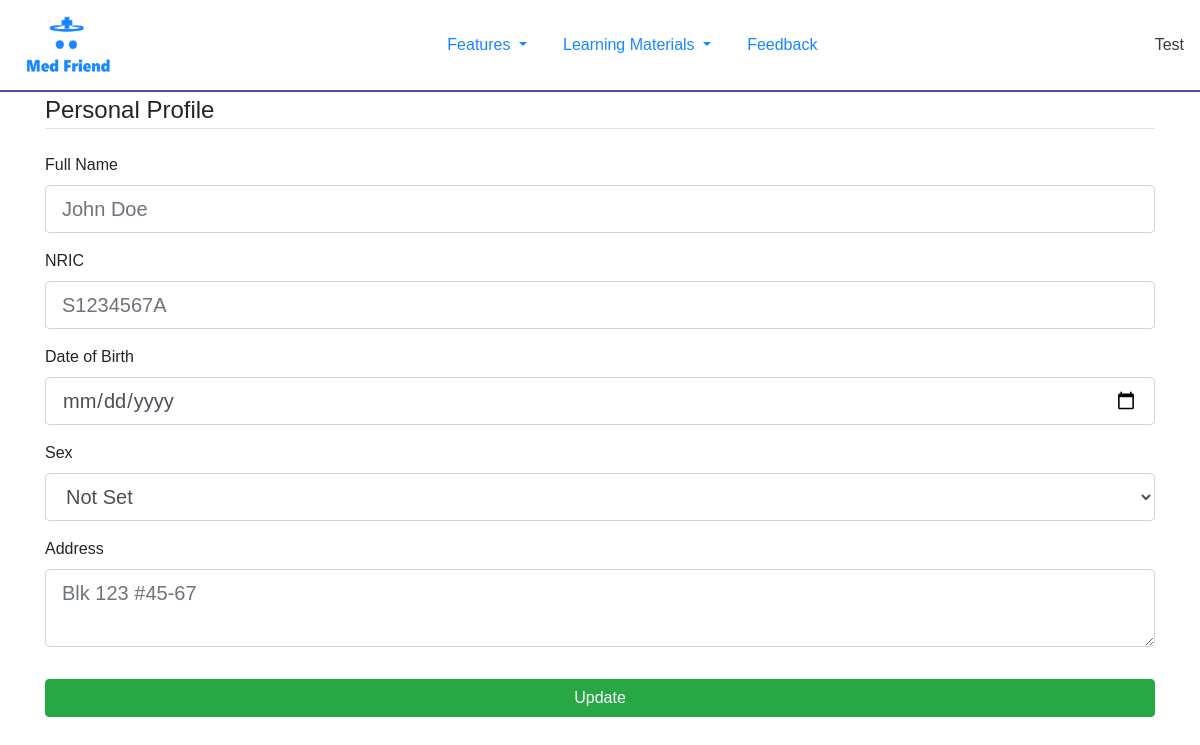
Before: /History (signed in) with the older database file.
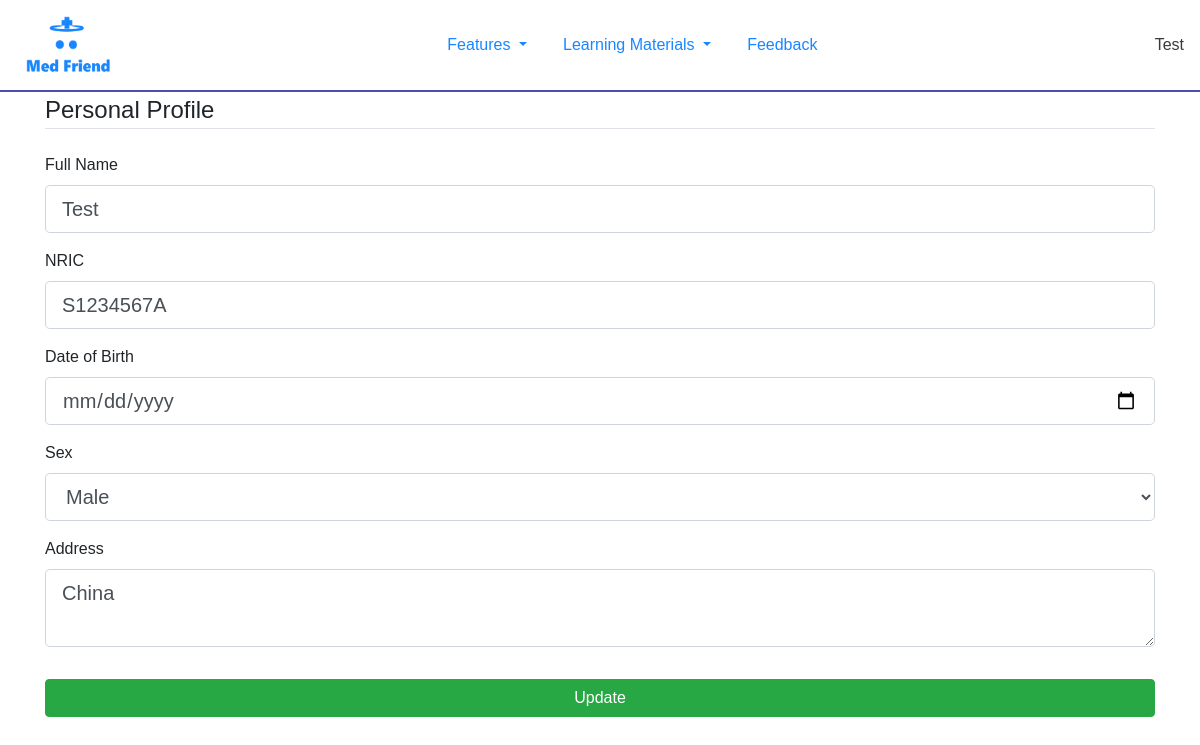
After: the same page with the newer database file.
### Flask/Models.py (models this page shows, shortened)
class Personal_Profile(db.Model):
    id = db.Column(db.Integer, primary_key=True)
    full_name = db.Column(db.String(60), nullable=True)
    nric = db.Column(db.String(9), unique=True, nullable=True)
    birthday = db.Column(db.DateTime, nullable=True)
    sex = db.Column(db.String(20), nullable=True)
    address = db.Column(db.String(100), nullable=True)
    user_id = db.Column(db.Integer, db.ForeignKey('user.id'), nullable=False)

### Flask/routes.py (the view)
@app.route("/History", methods = ['POST', 'GET'])
@login_required
def Personal_Details():
    form = Personal_Profile_Form()
    if form.validate_on_submit():
        if current_user.personal_profile == []:
            history = Personal_Profile(full_name=form.full_name.data,
                                       nric=form.nric.data,
                                       birthday=form.birthday.data,
                                       sex=form.sex.data,
                                       address=form.address.data,
                                       user_id=current_user.id)
            db.session.add(history)
        else:
            current_user.personal_profile[0].nric = form.nric.data
            current_user.personal_profile[0].full_name = form.full_name.data
            current_user.personal_profile[0].birthday = form.birthday.data
            current_user.personal_profile[0].sex = form.sex.data
            current_user.personal_profile[0].address = form.address.data
        db.session.commit()
        flash(f'Your personal details have been updated', 'success')
        return redirect(url_for('account'))
    elif current_user.personal_profile != [] and request.method == 'GET':
        form.full_name.data = current_user.personal_profile[0].full_name
        form.nric.data = current_user.personal_profile[0].nric
        form.birthday.data = current_user.personal_profile[0].birthday
        form.sex.data = current_user.personal_profile[0].sex
        form.address.data = current_user.personal_profile[0].address
    return render_template('edit personal details.html', title="Update Personal Details", form=form)

### Flask/Forms.py (shortened to what this page needs)
class Personal_Profile_Form(FlaskForm):
    full_name = StringField("Full Name",
                            validators=[])
    nric = StringField("NRIC",
                       validators=[])
    birthday = DateField('Date of Birth', format='%d/%m/%Y', validators=[Optional()])
    sex = SelectField("Sex", choices=[('Not Set', "Not Set"), ('Male', 'Male'), ('Female', 'Female'), ('Others', 'Others')], validators=[])
    address = TextAreaField("Address", validators=[])
    submit = SubmitField('Update')

### Flask/Models.py (called while the page is built)
@login_manager.user_loader
def load_user(user_id):
    return User.query.get(int(user_id))

### Flask/templates/edit personal details.html (shortened to what this page needs)
{% extends "layout.html" %}
{% block content %}
<div class="container">
    <form action="" method="post">
        <fieldset class="form-group">
            <legend class="border-bottom mb-4">Personal Profile</legend>
            <div class="form-group">
                {{ form.full_name.label(class="form-control-label") }}
                {% if form.full_name.errors %}
                {{ form.full_name(class="form-control form-control-lg is-invalid", placeholder="John Doe") }}
                <div class="invalid-feedback">
                    {% for error in form.full_name.errors %}
                    <span>{{ error }}</span>
                    {% endfor %}
                </div>
                {% else %}
                {{ form.full_name(class="form-control form-control-lg", placeholder="John Doe") }}
                {% endif %}
            </div>
            <div class="form-group">
                {{ form.nric.label(class="form-control-label") }}
                {% if form.nric.errors %}
                {{ form.nric(class="form-control form-control-lg is-invalid", placeholder="S1234567A") }}
                <div class="invalid-feedback">
                    {% for error in form.nric.errors %}
                    <span>{{ error }}</span>
                    {% endfor %}
                </div>
                {% else %}
                {{ form.nric(class="form-control form-control-lg", placeholder="S1234567A") }}
                {% endif %}
            </div>
            <div class="form-group">
                {{ form.birthday.label(class="form-control-label") }}
                {% if form.birthday.errors %}
                {{ form.birthday(class="form-control form-control-lg is-invalid", placeholder="dd/mm/yyyy") }}
                <div class="invalid-feedback">
                    {% for error in form.birthday.errors %}
                    <span>{{ error }}</span>
                    {% endfor %}
                </div>
                {% else %}
                {{ form.birthday(class="form-control form-control-lg", placeholder="dd/mm/yyyy") }}
                {% endif %}
            </div>
            <div class="form-group">
                {{ form.sex.label(class="form-control-label") }}
                {% if form.sex.errors %}
                {{ form.sex(class="form-control form-control-lg is-invalid") }}
                <div class="invalid-feedback">
                    {% for error in form.sex.errors %}
                    <span>{{ error }}</span>
                    {% endfor %}
                </div>
                {% else %}
                {{ form.sex(class="form-control form-control-lg") }}
                {% endif %}
            </div>
            <div class="form-group">
                {{ form.address.label(class="form-control-label") }}
                {% if form.address.errors %}
                {{ form.address(class="form-control form-control-lg is-invalid", placeholder="Blk 123 #45-67") }}
                <div class="invalid-feedback">
                    {% for error in form.address.errors %}
                    <span>{{ error }}</span>
                    {% endfor %}
                </div>
                {% else %}
                {{ form.address(class="form-control form-control-lg", placeholder="Blk 123 #45-67") }}
                {% endif %}
            </div>
        </fieldset>
        {{ form.submit(class="btn btn-success btn-block col-12") }}
    </form>
</div>
{% endblock %}

Changed rows visible on the page:
added Personal_Profile: full_name "Test", nric "S1234567A", sex "Male", address "China"
Other visible differences:
form field sex: "Not Set" → (not shown)
